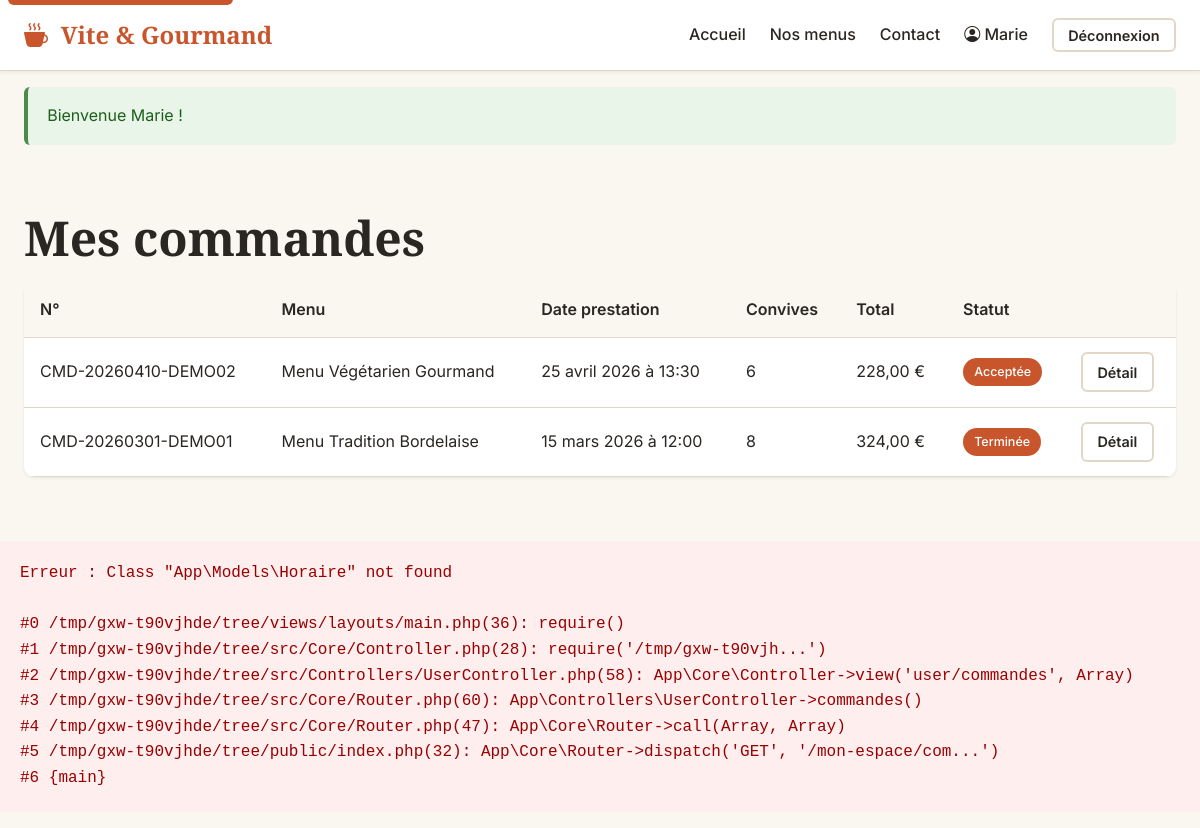
Page /mon-espace/commandes (signed in) on the committed database.
### tables this page shows
CREATE TABLE commande (
    numero_commande      VARCHAR(50)  PRIMARY KEY,
    utilisateur_id       INT          NOT NULL,
    menu_id              INT          NOT NULL,
    date_commande        DATETIME     NOT NULL DEFAULT CURRENT_TIMESTAMP,
    date_prestation      DATE         NOT NULL,
    heure_livraison      TIME         NOT NULL,
    adresse_livraison    VARCHAR(255) NOT NULL,
    ville_livraison      VARCHAR(80)  NOT NULL,
    distance_km          DECIMAL(6,2) NOT NULL DEFAULT 0,
    nombre_personne      INT          NOT NULL,
    prix_menu            DECIMAL(10,2) NOT NULL,
    prix_livraison       DECIMAL(10,2) NOT NULL DEFAULT 0,
    reduction            DECIMAL(10,2) NOT NULL DEFAULT 0,
    prix_total           DECIMAL(10,2) NOT NULL,
    statut               VARCHAR(50)  NOT NULL DEFAULT 'en_attente',
    pret_materiel        BOOLEAN      NOT NULL DEFAULT FALSE,
    restitution_materiel BOOLEAN      NOT NULL DEFAULT FALSE,
    motif_annulation     TEXT         DEFAULT NULL,
    mode_contact         VARCHAR(50)  DEFAULT NULL,
    FOREIGN KEY (utilisateur_id) REFERENCES utilisateur(utilisateur_id),
    FOREIGN KEY (menu_id)        REFERENCES menu(menu_id),
    INDEX idx_statut (statut),
    INDEX idx_user (utilisateur_id),
    INDEX idx_menu (menu_id)
);

CREATE TABLE menu (
    menu_id                 INT AUTO_INCREMENT PRIMARY KEY,
    titre                   VARCHAR(150)   NOT NULL,
    description             TEXT           NOT NULL,
    nombre_personne_minimum INT            NOT NULL,
    prix_par_personne       DECIMAL(10, 2) NOT NULL,
    conditions_menu         TEXT           DEFAULT NULL,
    quantite_restante       INT            NOT NULL DEFAULT 0,
    theme_id                INT            NOT NULL,
    regime_id               INT            NOT NULL,
    actif                   BOOLEAN        NOT NULL DEFAULT TRUE,
    created_at              TIMESTAMP      NOT NULL DEFAULT CURRENT_TIMESTAMP,
    FOREIGN KEY (theme_id)  REFERENCES theme(theme_id),
    FOREIGN KEY (regime_id) REFERENCES regime(regime_id),
    INDEX idx_theme (theme_id),
    INDEX idx_regime (regime_id)
);

### src/Controllers/UserController.php (called while the page is built, shortened)
<?php
final class UserController extends Controller
{
    public function commandes(): void
    {
        $this->view('user/commandes', [
            'pageTitle' => 'Mes commandes',
            'commandes' => CommandeRepository::findByUser((int) Auth::id()),
        ]);
    }
}

### src/Repositories/CommandeRepository.php (called while the page is built, shortened)
<?php
final class CommandeRepository
{
    public static function findByUser(int $userId): array
    {
        $pdo = Database::getInstance();
        $stmt = $pdo->prepare('
            SELECT c.*, m.titre AS menu_titre
            FROM commande c
            INNER JOIN menu m ON c.menu_id = m.menu_id
            WHERE c.utilisateur_id = :uid
            ORDER BY c.date_commande DESC
        ');
        $stmt->execute([':uid' => $userId]);
        return $stmt->fetchAll();
    }
}

### src/Core/Security.php (called while the page is built, shortened)
<?php
final class Security
{
    public static function escape(?string $value): string
    {
        return htmlspecialchars($value ?? '', ENT_QUOTES | ENT_HTML5, 'UTF-8');
    }
}

### src/Helpers/functions.php (called while the page is built, shortened)
<?php
if (!function_exists('e')) {
    function e(?string $value): string
    {
        return Security::escape($value);
    }
}
if (!function_exists('format_date_fr')) {
    function format_date_fr(string $date): string
    {
        $months = ['janvier','février','mars','avril','mai','juin','juillet','août','septembre','octobre','novembre','décembre'];
        $ts = strtotime($date);
        return (int) date('j', $ts) . ' ' . $months[(int) date('n', $ts) - 1] . ' ' . date('Y', $ts);
    }
}
if (!function_exists('format_prix')) {
    function format_prix(float $montant): string
    {
        return number_format($montant, 2, ',', ' ') . ' €';
    }
}
if (!function_exists('format_statut')) {
    function format_statut(string $statut): string
    {
        $map = [
            'en_attente'                => 'En attente',
            'accepte'                   => 'Acceptée',
            'en_preparation'            => 'En préparation',
            'en_cours_de_livraison'     => 'En cours de livraison',
            'livre'                     => 'Livrée',
            'en_attente_retour_materiel'=> 'En attente du retour de matériel',
            'terminee'                  => 'Terminée',
            'annulee'                   => 'Annulée',
        ];
        return $map[$statut] ?? ucfirst(str_replace('_', ' ', $statut));
    }
}

### views/user/commandes.php (the view, shortened to what this page needs)
<section class="section">
    <div class="container">
        <h1>Mes commandes</h1>
        <?php if (empty($commandes)): ?>
            <div class="empty-state">
                <i class="bi bi-bag" aria-hidden="true"></i>
                <p>Vous n'avez pas encore passé de commande.</p>
                <a href="/menus" class="btn btn-primary">Découvrir nos menus</a>
            </div>
        <?php else: ?>
            <div class="table-wrapper">
                <table class="table">
                    <thead>
                        <tr>
                            <th>N°</th><th>Menu</th><th>Date prestation</th><th>Convives</th><th>Total</th><th>Statut</th><th></th>
                        </tr>
                    </thead>
                    <tbody>
                        <?php foreach ($commandes as $c): ?>
                            <tr>
                                <td><?= e($c['numero_commande']) ?></td>
                                <td><?= e($c['menu_titre']) ?></td>
                                <td><?= e(format_date_fr($c['date_prestation'])) ?> à <?= e(substr($c['heure_livraison'], 0, 5)) ?></td>
                                <td><?= (int) $c['nombre_personne'] ?></td>
                                <td><?= format_prix((float) $c['prix_total']) ?></td>
                                <td><span class="badge"><?= e(format_statut($c['statut'])) ?></span></td>
                                <td><a href="/mon-espace/commandes/<?= urlencode($c['numero_commande']) ?>" class="btn btn-secondary btn-sm">Détail</a></td>
                            </tr>
                        <?php endforeach; ?>
                    </tbody>
                </table>
            </div>
        <?php endif; ?>
    </div>
</section>

### src/Core/Router.php (shortened to what this page needs)
<?php
final class Router
{
    private array $routes = [
        'GET'    => [],
        'POST'   => [],
        'PUT'    => [],
        'DELETE' => [],
    ];
    private function add(string $method, string $path, callable|array $handler): void
    {
        $this->routes[$method][$path] = $handler;
    }
    public function dispatch(string $method, string $uri): void
    {
        $uri = parse_url($uri, PHP_URL_PATH) ?: '/';
        $uri = rtrim($uri, '/') ?: '/';
        foreach ($this->routes[$method] ?? [] as $path => $handler) {
            $pattern = preg_replace('#\{([a-zA-Z_]+)\}#', '(?P<$1>[^/]+)', $path);
            $pattern = '#^' . $pattern . '$#';
            if (preg_match($pattern, $uri, $matches)) {
                $params = array_filter($matches, 'is_string', ARRAY_FILTER_USE_KEY);
                $this->call($handler, $params);
                return;
            }
        }
    }
    private function call(callable|array $handler, array $params): void
    {
        if (is_array($handler) && count($handler) === 2) {
            [$class, $method] = $handler;
            $instance = new $class();
            $instance->$method(...array_values($params));
            return;
        }
    }
}

### public/css/app.css (style rules this page uses)
:root { --color-primary: #C8552B; --color-primary-dark: #A03F1E; --color-secondary: #6E8B5C; --color-secondary-dark: #556C47; --color-accent: #E5C26F; --color-bg: #FAF6F0; --color-bg-dark: #2A2622; --color-text: #2A2622; --color-text-light: #6B5E54; --color-border: #E2D6C7; --color-success: #4A8B4A; --color-error: #C0392B; --color-warning: #D9A441; --color-info: #4A7AA9; --shadow-sm: 0 1px 3px rgba(0,0,0,0.08); --shadow-md: 0 4px 12px rgba(0,0,0,0.10); --shadow-lg: 0 10px 30px rgba(0,0,0,0.15); --radius-sm: 6px; --radius: 10px; --radius-lg: 16px; --font-title: 'Playfair Display', Georgia, serif; --font-body: 'Inter', system-ui, -apple-system, Segoe UI, Roboto, sans-serif; --container: 1200px; --container-narrow: 720px; }
*, *::before, *::after { box-sizing: border-box; }
html { scroll-behavior: smooth; }
body { margin: 0; font-family: var(--font-body); color: var(--color-text); background: var(--color-bg); line-height: 1.6; font-size: 16px; }
h1, h2, h3, h4 { font-family: var(--font-title); margin: 0 0 1rem; line-height: 1.2; }
h1 { font-size: clamp(2rem, 4vw, 3rem); }
a { color: var(--color-primary); text-decoration: none; transition: color .2s; }
.container { max-width: var(--container); margin: 0 auto; padding: 0 1.5rem; }
.section { padding: 3rem 0; }
.btn { display: inline-flex; align-items: center; justify-content: center; gap: 0.5rem; padding: 0.7rem 1.5rem; border: 0; border-radius: var(--radius-sm); font-weight: 600; cursor: pointer; transition: all .2s; font-family: inherit; font-size: 1rem; text-decoration: none; }
.btn-secondary { background: #fff; color: var(--color-text); border: 2px solid var(--color-border); }
.btn-sm { padding: 0.4rem 0.9rem; font-size: 0.9rem; }
.badge { display: inline-block; padding: 0.25rem 0.7rem; background: var(--color-primary); color: #fff; border-radius: 999px; font-size: 0.78rem; font-weight: 500; }
.table-wrapper { overflow-x: auto; background: #fff; border-radius: var(--radius); box-shadow: var(--shadow-sm); }
.table { width: 100%; border-collapse: collapse; }
.table th, .table td { padding: 0.9rem 1rem; text-align: left; border-bottom: 1px solid var(--color-border); }
.table th { background: var(--color-bg); font-weight: 600; }

### rows in the picture
commande: numero_commande "CMD-20260410-DEMO02", menu.titre "Menu Végétarien Gourmand", date_prestation "25 avril 2026", heure_livraison "13:30", nombre_personne "6", prix_total "228,00 €", statut "Acceptée"
commande: numero_commande "CMD-20260301-DEMO01", menu.titre "Menu Tradition Bordelaise", date_prestation "15 mars 2026", heure_livraison "12:00", nombre_personne "8", prix_total "324,00 €", statut "Terminée"

### other values in the picture
$e->getMessage() "Class \"App\\Models\\Horaire\" not found"
